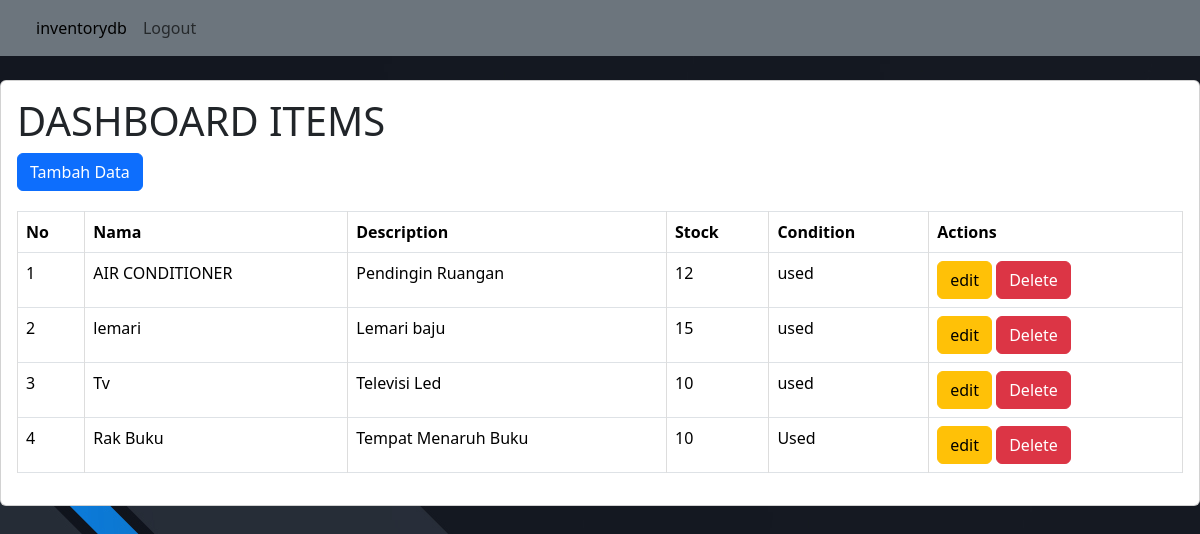
The page / on the database its author committed.
### tables this page shows
CREATE TABLE `items` (
  `id` int NOT NULL,
  `name` varchar(150) NOT NULL,
  `description` varchar(150) NOT NULL,
  `stock` int NOT NULL,
  `status` varchar(150) NOT NULL
);

### index.php (the view, shortened to what this page needs)
<?php
$query = "SELECT * FROM items";
$result = mysqli_query($con, $query);
?>
<!doctype html>
<html lang="en">
  <head>
    <link rel="stylesheet" href="style.css">
    <link href="https://cdn.jsdelivr.net/npm/bootstrap@5.3.3/dist/css/bootstrap.min.css" rel="stylesheet">
  </head>
  <body>
    <nav class="navbar navbar-expand-lg bg-secondary">
  <div class="container-fluid">
    <div class="collapse navbar-collapse" id="navbarNavAltMarkup">
      <div class="navbar-nav">
        <a class="nav-link active" aria-current="page" href="#index.php">inventorydb</a>
        <a class="nav-link" href="logout.php">Logout</a>
      </div>
    </div>
  </div>
</nav>
<br>
 <div class="card">
                <div class="card-body">
    <h1>DASHBOARD ITEMS</h1>
    <a href="tambah.php" class="text-decoration-none btn btn-md btn-primary">Tambah Data</a>
 <table class="table table-bordered">
    <thead>
        <tr>
            <th>No</th>
            <th>Nama</th>
            <th>Description</th>
            <th>Stock</th>
            <th>Condition</th>
            <th>Actions</th>
        </tr>
    </thead>
    <tbody>
    <?php
   if (mysqli_num_rows($result) > 0){
  $no = 1;
    while ($show = mysqli_fetch_assoc($result)){
         echo "
         <tr>
           <td>$no</td>
           <td>$show[name]</td>
           <td>$show[description]</td>
           <td>$show[stock]</td>
             <td>$show[status]</td>
           <td>
           <a href='edit.php?id=$show[id]' class='btn btn-warning'>edit</a>
           <form action='hapus.php' method='POST' class='d-inline'>
             <input type='hidden' name='id' value='$show[id]' />
             <button type='submit' class='btn btn-danger'>Delete</button>
           </form>
           </td>
         </tr
         ";
         $no++;
    }
   }else{
    echo "<div class='text-danger'>Data Tidak Ada</div>";
   }
    ?>
 </table>
                </div>
 </div>
  </body>
</html>

### style.css (style rules this page uses)
body { font-family: Arial, sans-serif; background-color: #f5f5f5; margin: 0; padding: 0; background-image: url(p.jpg); }
form input[type="submit"], button { background-color: #007bff; color: white; padding: 10px 18px; border: none; border-radius: 6px; cursor: pointer; }
.table { width: 100%; border-collapse: collapse; margin-top: 20px; }
.table th, .table td { border: 1px solid #ddd; padding: 10px; }
.table th { background-color: #007bff; color: white; }

### rows shown on the page
items: name "AIR CONDITIONER", description "Pendingin Ruangan", stock "12", status "used"
items: name "lemari", description "Lemari baju", stock "15", status "used"
items: name "Tv", description "Televisi Led", stock "10", status "used"
items: name "Rak Buku", description "Tempat Menaruh Buku", stock "10", status "Used"
